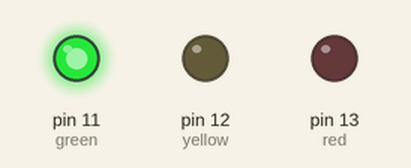
A sketch run on a simulated Arduino Uno, built with avr-gcc and run on an emulated ATmega328P. On the bench: output pins drawn as LEDs (lit = HIGH).

Above: at 2.5 s.
At 5.5 s:
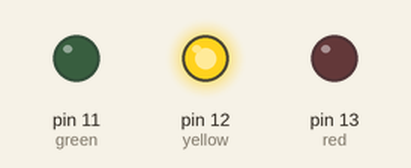
At 8.5 s:
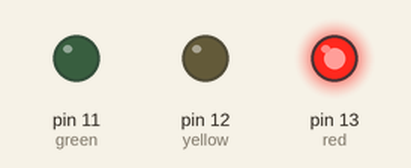
Timing chart, 0 to 15.6 s (numbered marks = the images above):
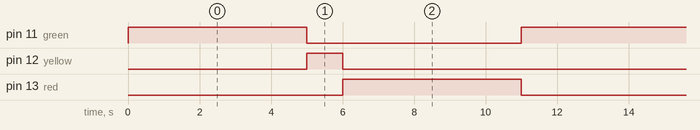

The sketch:

semaforo.ino.ino
```cpp
//Projeto  - Semáforo

int delayLED = 5000;
int green = 11;
int yellow = 12;
int red = 13;

void setup()
{
  pinMode(green, OUTPUT);
  pinMode(yellow, OUTPUT);
  pinMode(red, OUTPUT);
}

void loop()
{
  digitalWrite(green, HIGH);
  delay(delayLED);

  digitalWrite(green, LOW);
  digitalWrite(yellow, HIGH);
  delay(1000);

  digitalWrite(red, HIGH);
  digitalWrite(green, LOW);
  digitalWrite(yellow, LOW);
  delay(delayLED);

  digitalWrite(yellow, LOW);
  digitalWrite(red, LOW);
  digitalWrite(green, HIGH);
  delay(1000);

  digitalWrite(yellow, LOW);


}
```

Measured:
- by itself, pin 11 (green): repeats every 12.0 s: LOW 6.0 s, HIGH 6.0 s
- by itself, pin 12 (yellow): alternates HIGH for 1.0 s and LOW for 11.0 s
- by itself, pin 13 (red): alternates HIGH for 5.0 s and LOW for 7.0 s
